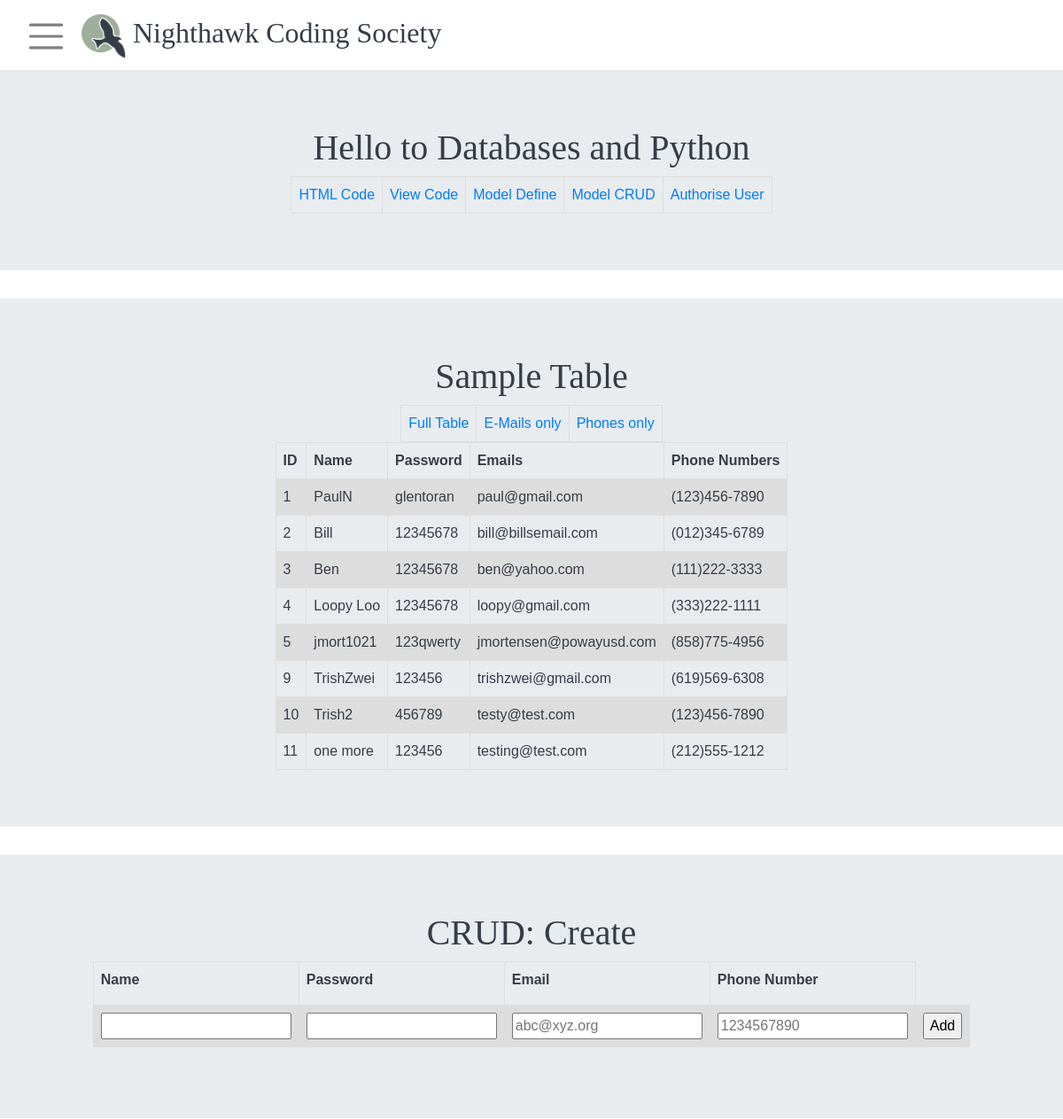
Page /pythondb/ (upper part) on the earlier database version.
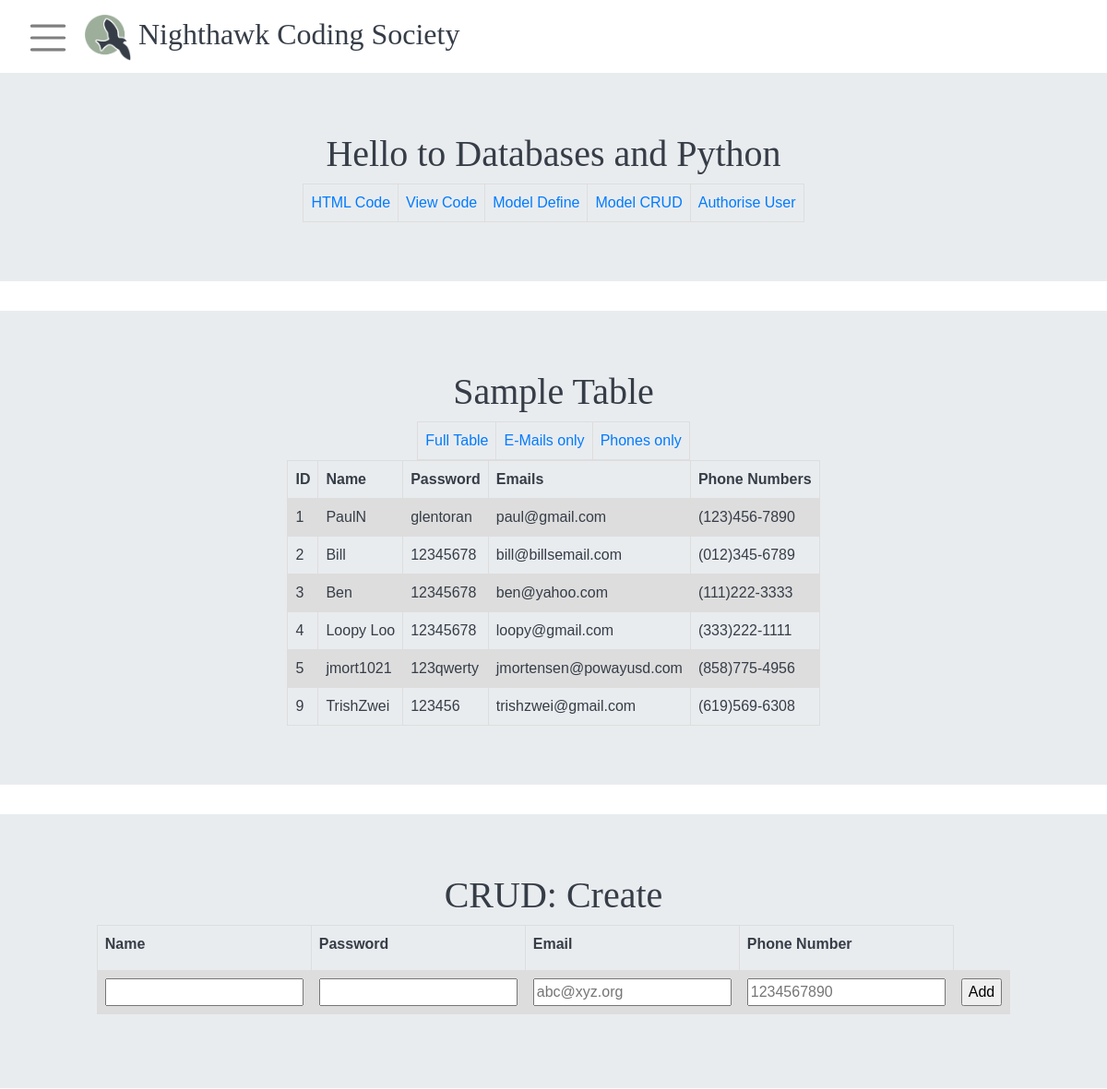
Same page on the later database version.
### models/__init__.py (models this page shows)
class Users(db.Model):
    UserID = db.Column(db.Integer, primary_key=True)
    username = db.Column(db.String(255), unique=True, nullable=False)
    password = db.Column(db.String(255), unique=True, nullable=False)

class Emails(db.Model):
    UserID = db.Column(db.Integer, primary_key=True)
    email_address = db.Column(db.String(255), unique=True, nullable=False)

### views/pythondb/view.py (the view)
@pythondb_bp.route('/')
def databases():
    records = model_query_all()
    return render_template("pythondb/index.html", table=records, menus=menus)

### models/crud.py (called while the page is built)
def model_query_all():
    records = []
    users = Users.query.all()
    for user in users:
        user_dict = {'id': user.UserID, 'name': user.username, 'password': user.password}
        email = Emails.query.filter_by(UserID=user.UserID).first()
        if email:
            user_dict['emails'] = email.email_address
        pn = PhoneNumbers.query.filter_by(UserID=user.UserID).first()
        if pn:
            user_dict['phone_numbers'] = pn.phone_number
        records.append(user_dict)
    return records

### views/pythondb/templates/pythondb/index.html (shortened to what this page needs)
<!DOCTYPE html>
{% extends "homesite/base.html" %}
{% block content %}
    <div class="jumbotron jumbotron-fluid" style="height: 50%; ">
        <div class="row justify-content-center">
            <div class="col-10" style="text-align: center;">
                <h1>Hello to Databases and Python</h1>
                <table id="links">
                    <tr>
                        <td><a href=#FE-HTML>HTML Code</a></td>
                        <td><a href=#BE-VIEW>View Code</a></td>
                        <td><a href=#BE-MODELDEFINE>Model Define</a></td>
                        <td><a href=#BE-MODELCRUD>Model CRUD</a></td>
                        <td><a href={{url_for('.login')}}>Authorise User</a></td>
                    </tr>
                </table>
            </div>
        </div>
    </div>
    <div class="jumbotron jumbotron-fluid" style="height: 50%; ">
        <div class="row justify-content-center">
            <div class="col-10" style="text-align: center;">
                <h1>Sample Table</h1>
            </div>
        </div>
        <div class="row courses-buttons justify-content-center">
            <table id="links">
            <tr>
                <td><a href={{url_for('.databases')}}>Full Table </a></td>
                <td><a href={{url_for('.emails')}}>E-Mails only</a></td>
                <td><a href={{url_for('.phones')}}>Phones only</a></td>
            </tr>
            </table>
        </div>
        <table>
            <tr>
                <th>ID</th>
                <th>Name</th>
                <th>Password</th>
                <th>Emails</th>
                <th>Phone Numbers</th>
            </tr>
            {% for row in table %}
                {% set pn = "" ~ row['phone_numbers'] %}
                {% set pnf = "(" ~ pn[0:3] ~ ")" ~ pn[3:6] ~ "-" ~ pn[6:10] %}
                <tr>
                    <td>{{ row['id'] }}</td>
                    <td>{{ row['name'] }}</td>
                    <td>{{ row['password'] }}</td>
                    <td>{{ row['emails'] }}</td>
                    <td>{{ pnf }}</td>
                </tr>
            {% endfor %}
        </table>
    </div>
    <div class="jumbotron jumbotron-fluid" style="height: 50%; ">
        <div class="row justify-content-center">
            <div class="col-10" style="text-align: center;">
                <h1>CRUD: Create</h1>
            </div>
        </div>
        <div class="row courses-buttons justify-content-center">
            <form method="POST" ID="create" action={{url_for('.create')}} >
                <table>
                    <tr>
                        <th><label for="username">Name</label></th>
                        <th><label for="password">Password</label></th>
                        <th><label for="email">Email</label></th>
                        <th><label for="phone_number">Phone Number</label></th>
                    </tr>
                    <tr>
                        <td><input type="text" name="username" id="username" required></td>
                        <td><input type="password" name="password" id="password" required></td>
                        <td><input type="email" name="email" id="email" placeholder="abc@xyz.org" required></td>
                        <td><input required type="tel" name="phone_number" id="phone_number" pattern="[0-9]{10}" placeholder="1234567890"></td>
                        <td><input type="submit" value="Add"></td>
                    </tr>
                </table>
            </form>
        </div>
    </div>
{% endblock %}

### templates/homesite/base.html (shortened to what this page needs)
<!DOCTYPE html>
<html lang="en">
<head>
    <link rel='stylesheet' href="/static/styles/base.css">
    <link rel="stylesheet" href="https://maxcdn.bootstrapcdn.com/bootstrap/4.0.0/css/bootstrap.min.css">
    <link rel="stylesheet" href="https://cdnjs.cloudflare.com/ajax/libs/font-awesome/4.7.0/css/font-awesome.min.css">
</head>
<body style="font-family: gilroyLIGHT; color: var(--gray);" >
    <nav class="navbar navbar-light navbar-1 white">
        <div>
            <button class="navbar-toggler" type="button" data-toggle="collapse" data-target="#navbarSupportedContent15"
              aria-controls="navbarSupportedContent15" aria-expanded="false" aria-label="Toggle navigation" style="font-size: xx-large; border: 0em;"><span class="navbar-toggler-icon"></span>
            </button>
            <a class="navbar-brand" href="/" style="font-family: gilroyXB; font-size: xx-large; color: var(--gray);">
                <img src="/static/assets/finalncslogo.png" width="50" height="50" class="d-inline-block align-center" alt="">
                Nighthawk Coding Society
            </a>
        </div>
    </nav>
    {% block content %}
    {% endblock %}
</body>
</html>

### templates/homesite/base.html (style rules this page uses)
html { scroll-behavior: smooth; }
:root { --yellow: #f1d483; --green: #9daf9b; --purple: #a59aaf; --lblue: #6084a3; --dblue: #2b425b; --gray: #363d47; }
.row { margin: auto; }
body { animation: fadein 2s; -moz-animation: fadein 2s; -webkit-animation: fadein 2s; -o-animation: fadein 2s; }

### views/pythondb/templates/pythondb/index.html (style rules this page uses)
table { font-family: arial, sans-serif; border-collapse: collapse; margin-left: auto; margin-right: auto; }
td, th { border: 1px solid #dddddd; text-align: left; padding: 8px; }
tr:nth-child(even) { background-color: #dddddd; }

Differences in the rows shown:
removed Users: name "Trish2", password "456789"
removed Emails: emails "testy@test.com"
removed Users: name "one more", password "123456"
removed Emails: emails "testing@test.com"
Other differences:
list line gone: "10 (123)456-7890"
list line gone: "11 (212)555-1212"
